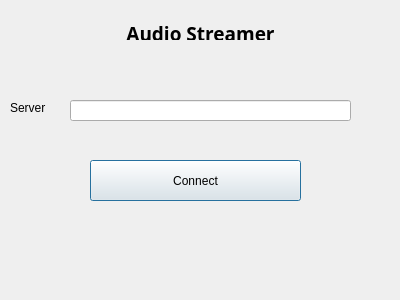
<?xml version="1.0" encoding="UTF-8"?>
<ui version="4.0">
 <class>Dialog</class>
 <widget class="QDialog" name="Dialog">
  <property name="geometry">
   <rect>
    <x>0</x>
    <y>0</y>
    <width>400</width>
    <height>300</height>
   </rect>
  </property>
  <property name="windowTitle">
   <string>Comm Audio</string>
  </property>
  <property name="autoFillBackground">
   <bool>false</bool>
  </property>
  <property name="styleSheet">
   <string notr="true"/>
  </property>
  <widget class="QLineEdit" name="addressField">
   <property name="geometry">
    <rect>
     <x>70</x>
     <y>100</y>
     <width>281</width>
     <height>21</height>
    </rect>
   </property>
   <property name="styleSheet">
    <string notr="true"/>
   </property>
   <property name="placeholderText">
    <string extracomment="example: localhost, 192.168.22"/>
   </property>
   <property name="clearButtonEnabled">
    <bool>true</bool>
   </property>
  </widget>
  <widget class="QLabel" name="address">
   <property name="geometry">
    <rect>
     <x>10</x>
     <y>100</y>
     <width>55</width>
     <height>16</height>
    </rect>
   </property>
   <property name="text">
    <string>Server</string>
   </property>
  </widget>
  <widget class="QLabel" name="title">
   <property name="geometry">
    <rect>
     <x>10</x>
     <y>20</y>
     <width>381</width>
     <height>20</height>
    </rect>
   </property>
   <property name="font">
    <font>
     <family>Proxima Nova Rg</family>
     <pointsize>14</pointsize>
     <weight>75</weight>
     <bold>true</bold>
    </font>
   </property>
   <property name="styleSheet">
    <string notr="true"/>
   </property>
   <property name="text">
    <string>Audio Streamer</string>
   </property>
   <property name="textFormat">
    <enum>Qt::RichText</enum>
   </property>
   <property name="alignment">
    <set>Qt::AlignCenter</set>
   </property>
   <property name="wordWrap">
    <bool>false</bool>
   </property>
  </widget>
  <widget class="QPushButton" name="connectButton">
   <property name="geometry">
    <rect>
     <x>90</x>
     <y>160</y>
     <width>211</width>
     <height>41</height>
    </rect>
   </property>
   <property name="autoFillBackground">
    <bool>false</bool>
   </property>
   <property name="styleSheet">
    <string notr="true"/>
   </property>
   <property name="text">
    <string>Connect</string>
   </property>
   <property name="default">
    <bool>false</bool>
   </property>
   <property name="flat">
    <bool>false</bool>
   </property>
  </widget>
 </widget>
 <tabstops>
  <tabstop>addressField</tabstop>
  <tabstop>connectButton</tabstop>
 </tabstops>
 <resources/>
 <connections/>
</ui>
